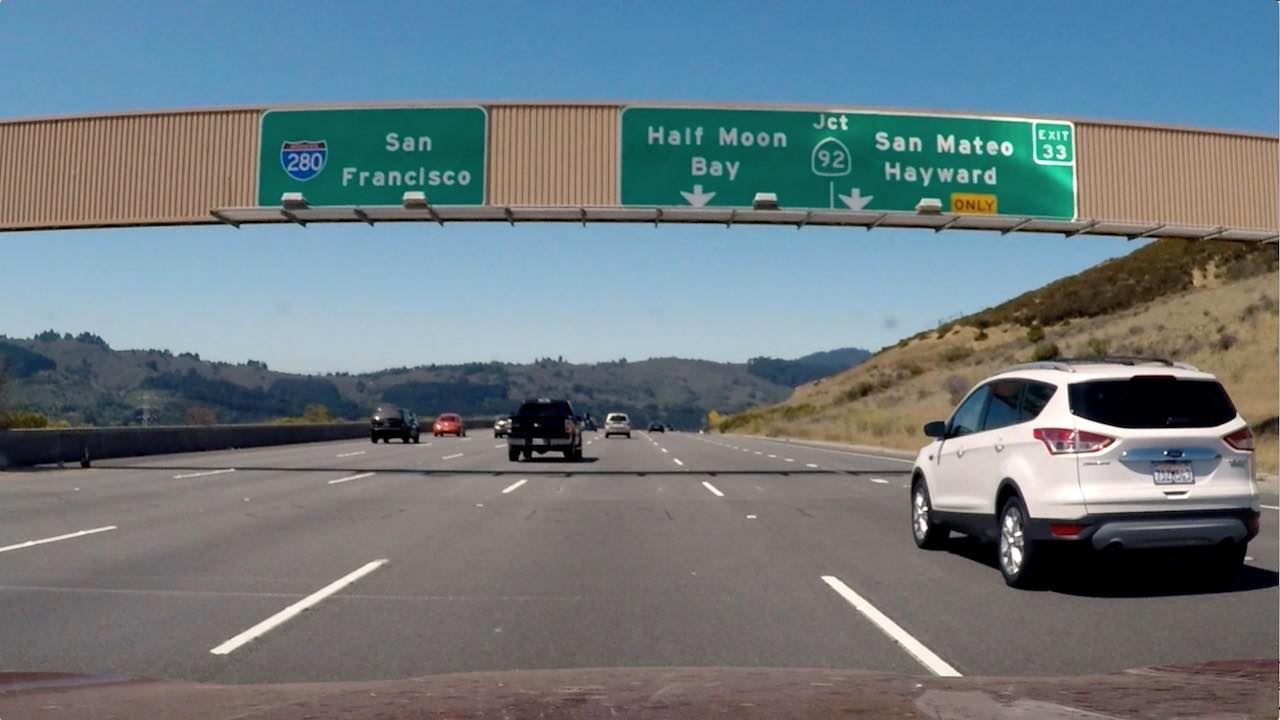
#> input picture signs_vehicles_xygrad.png, 1280 x 720 px
$ python -i mult_thresh.py   (imports and definitions only)   (older library calls are emulated)
#> lines starting #> are read from the running program, lines starting #| are printed output that depends on the picture
#> further down, picture is the input picture: shape (720, 1280, 3); mean B, G, R 127.5, 121.6, 109.2
import numpy as np
import cv2
import matplotlib.pyplot as plt
import matplotlib.image as mpimg


# Read in an image
#image = cv2.imread('signs_vehicles_xygrad.png')

# Function to calc gradient direction between given thresholds

def dir_threshold(img, sobel_kernel=3, thresh=(0, np.pi/2)):
#> called with sobel_kernel = 3, thresh = (0, 1.57)
    if(len(img.shape) == 3):
        gray = cv2.cvtColor(img, cv2.COLOR_BGR2GRAY) # Convert to grayscale
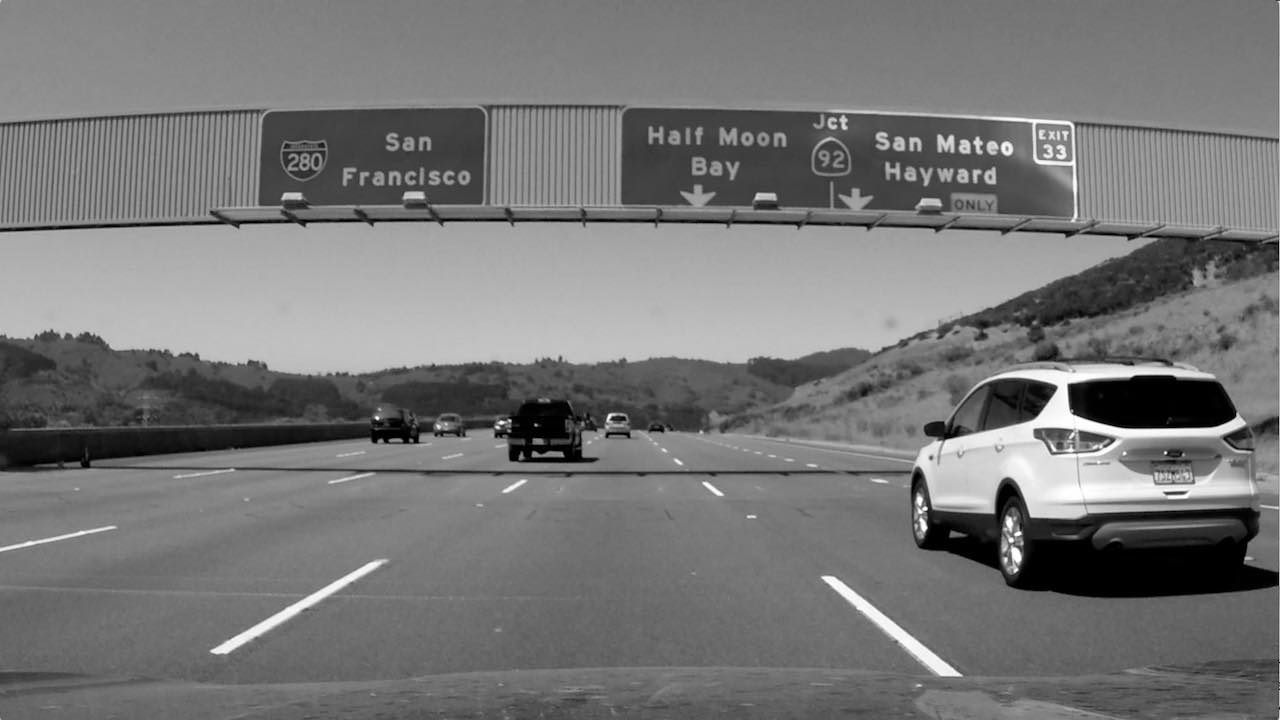
#> gray: shape (720, 1280); min 0, max 255, mean 118.6
    else:
        gray = img
    sobelx = cv2.Sobel(gray, cv2.CV_64F, 1, 0, ksize = sobel_kernel) # Apply Sobel
    sobely = cv2.Sobel(gray, cv2.CV_64F, 0, 1, ksize = sobel_kernel)
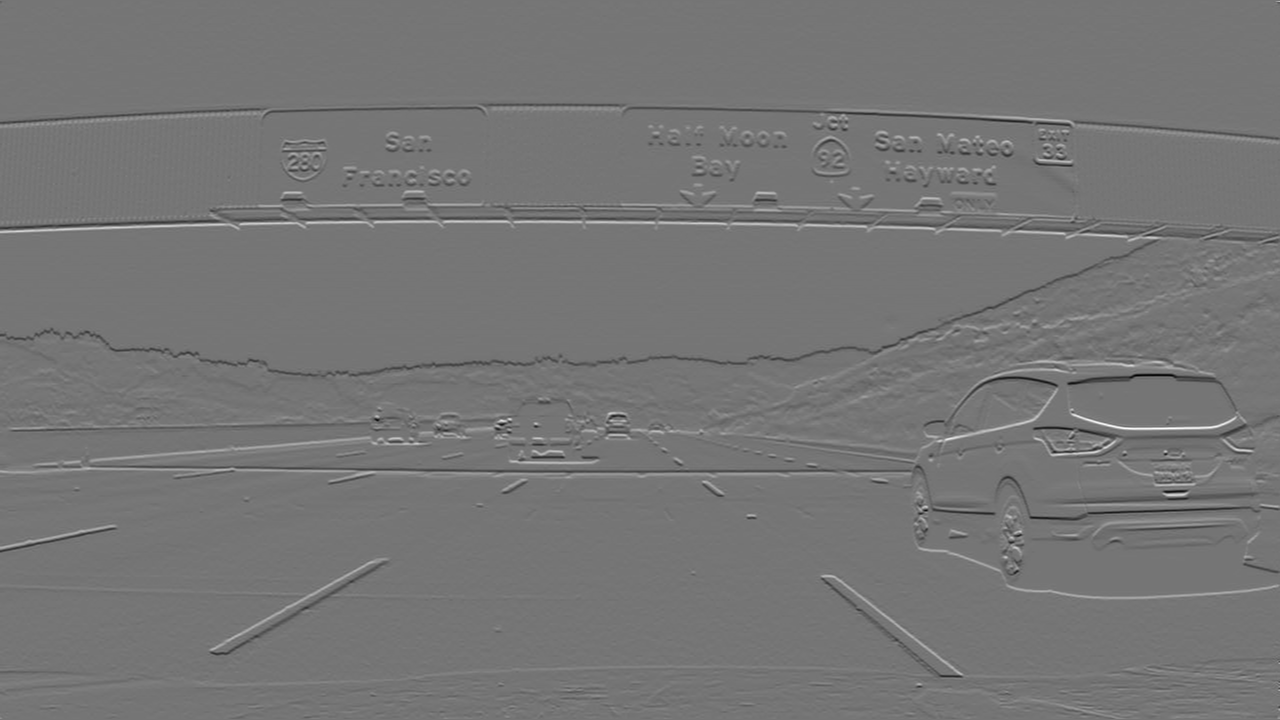
#> sobely: shape (720, 1280) float64; min -794, max 924, mean -0.3; drawn with min black and max white

    abs_sobelx = np.absolute(sobelx) # Absolute values
    abs_sobely = np.absolute(sobely)
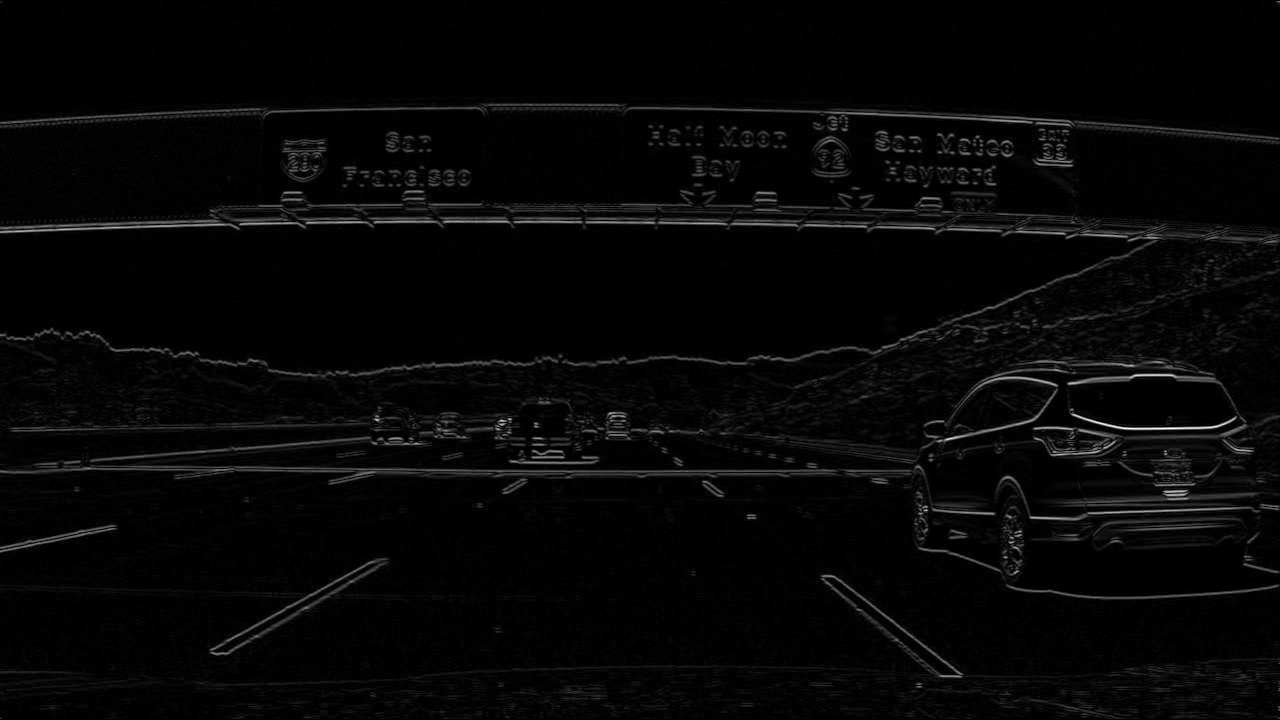
#> abs_sobely: shape (720, 1280) float64; min 0, max 924, mean 25.2; drawn with min black and max white

    grad_dir = np.arctan2(abs_sobely, abs_sobelx) # Calc grad direction
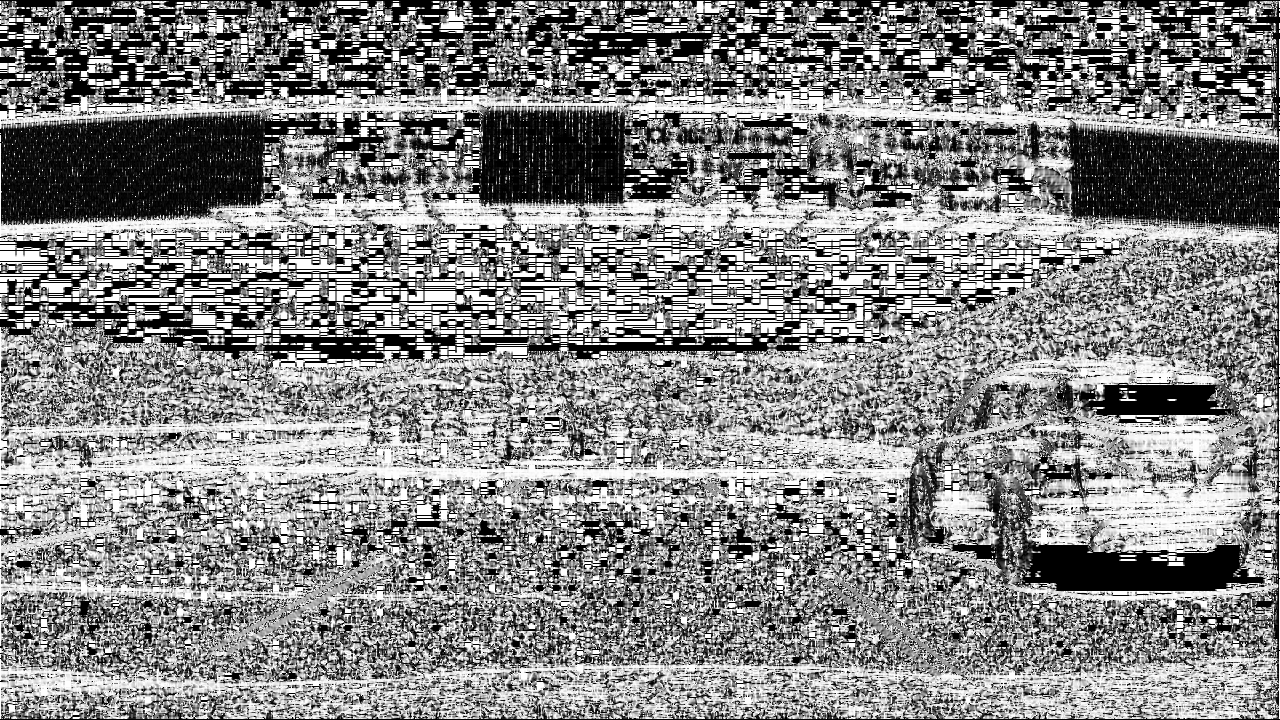
#> grad_dir: shape (720, 1280) float64; min 0, max 1.57, mean 0.827; drawn with min black and max white

    sxbinary = np.zeros_like(grad_dir, dtype=np.uint8) # Mask for thresholded directions
    sxbinary[(grad_dir >= thresh[0]) & (grad_dir <= thresh[1])] = 1

    return sxbinary

# Function to calc gradient magnitude between given thresholds

# [43 lines left out: functions mag_thresh, abs_sobel_thresh, not called in this run]

'''
ksize = 3


gradx = abs_sobel_thresh(image, orient='x',sobel_kernel=ksize, thresh=(25,100))
grady = abs_sobel_thresh(image, orient='y',sobel_kernel=ksize, thresh=(25,100))
mag_binary = mag_thresh(image, sobel_kernel=ksize, mag_thresh=(50,100))
dir_binary_r = dir_threshold(image, sobel_kernel=ksize, thresh=(np.pi/6,np.pi/3))
dir_binary_l = dir_threshold(image, sobel_kernel=ksize, thresh=(2*np.pi/3,5*np.pi/6))
dir_binary = dir_threshold(image, sobel_kernel=ksize, thresh=(0,np.pi/2))


combined = np.zeros_like(mag_binary)
combined_sep_l_r = np.zeros_like(mag_binary)
combined[((gradx == 1) & (grady == 1)) | ((mag_binary == 1) & (dir_binary == 1))] = 1
combined_sep_l_r[((gradx == 1) & (grady == 1)) | ((mag_binary == 1) & ((dir_binary_r == 1) | (dir_binary_l == 1)))] = 1

mpimg.imsave('./combined.png',combined,cmap='gray')
mpimg.imsave('./combined_sep_l_r.png',combined_sep_l_r,cmap='gray')
'''

>>> import cv2
>>> picture = cv2.imread('signs_vehicles_xygrad.png')
>>> result = dir_threshold(picture)
#> result: shape (720, 1280); every value is 1
